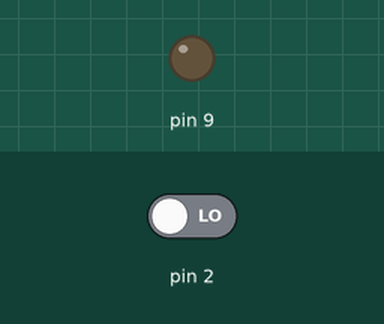
Bench run of a sketch on a simulated Arduino Uno, built with avr-gcc and run on an emulated ATmega328P. Shown: output pins drawn as LEDs (lit = HIGH). The test bench sets the inputs (shaded band); at power-on: pin 2 LOW.

Above: at 1.2 s.
1.3 s: pin 2 driven HIGH
At 1.8 s:
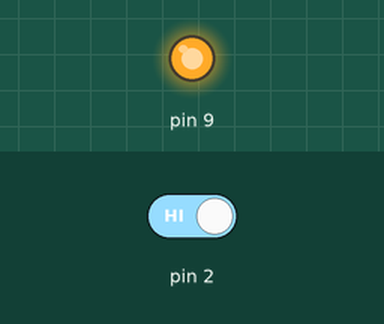
2.8 s: pin 2 driven LOW
At 4.2 s:
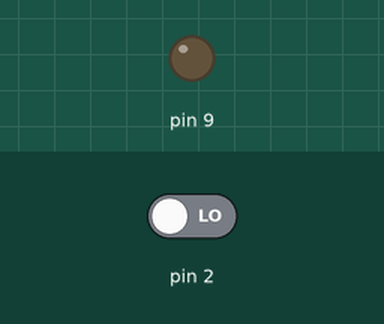
Timing chart, 0 to 5.8 s (numbered marks = the images above; inputs shaded):
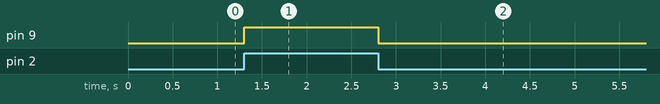

Measured:
- after the input at 1.3 s, pin 9: LOW → HIGH at once
- after the input at 2.8 s, pin 9: HIGH → LOW at once

The sketch:

4.ino
```cpp
int buttonState = 0;

void setup()
{
  pinMode(2, INPUT);
  pinMode(9, OUTPUT);
}

void loop()
{

  buttonState = digitalRead(2);

  if (buttonState == HIGH) {

    digitalWrite(9, HIGH);
  } else {

    digitalWrite(9, LOW);
  }
  delay(50);
}
```
